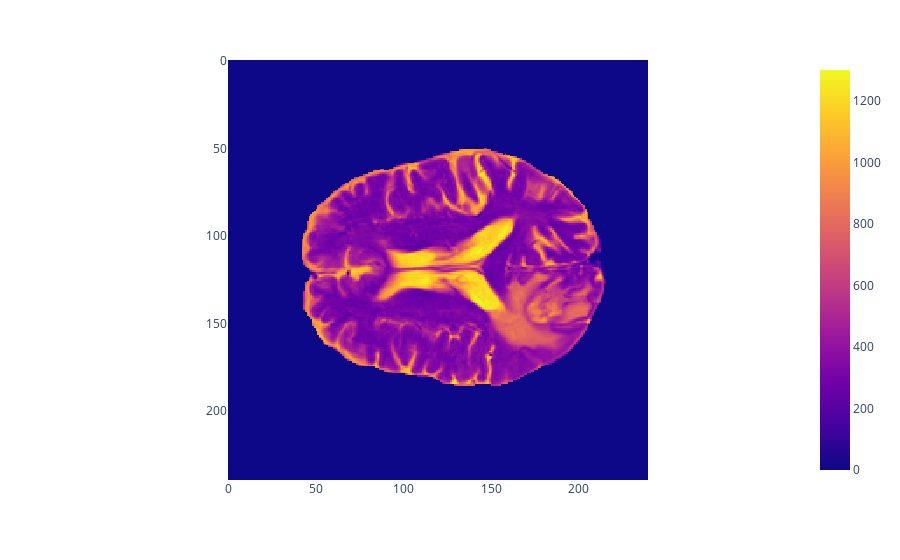

Source (notebook cell):
### Code cell
import dash
from dash import dcc
from dash import html
from dash.dependencies import Input, Output
import plotly.express as px

# Plotting
# For reference: mri dims: dim0=saggital, dim1=coronal, dim2=axial
import chart_studio.plotly as py
import plotly.graph_objects as go

fig = px.imshow(data[:,:,80])
fig.show()

### Figure 1 — Plotly figure (JSON) as saved in the notebook; plotly's stock layout.template omitted (floating-point values rounded to 4 significant figures; data arrays with more than 128 entries replaced by an {"elided": "..."} marker saying what was removed)
{"data": [{"coloraxis": "coloraxis", "hovertemplate": "x: %{x}<br>y: %{y}<br>color: %{z}<extra></extra>", "name": "0", "type": "heatmap", "xaxis": "x", "yaxis": "y", "z": {"elided": "240x240 int values"}}], "layout": {"coloraxis": {"colorscale": [[0, "#0d0887"], [0.1111, "#46039f"], [0.2222, "#7201a8"], [0.3333, "#9c179e"], [0.4444, "#bd3786"], [0.5556, "#d8576b"], [0.6667, "#ed7953"], [0.7778, "#fb9f3a"], [0.8889, "#fdca26"], [1, "#f0f921"]]}, "margin": {"t": 60}, "xaxis": {"anchor": "y", "constrain": "domain", "domain": [0, 1], "scaleanchor": "y"}, "yaxis": {"anchor": "x", "autorange": "reversed", "constrain": "domain", "domain": [0, 1]}}}
